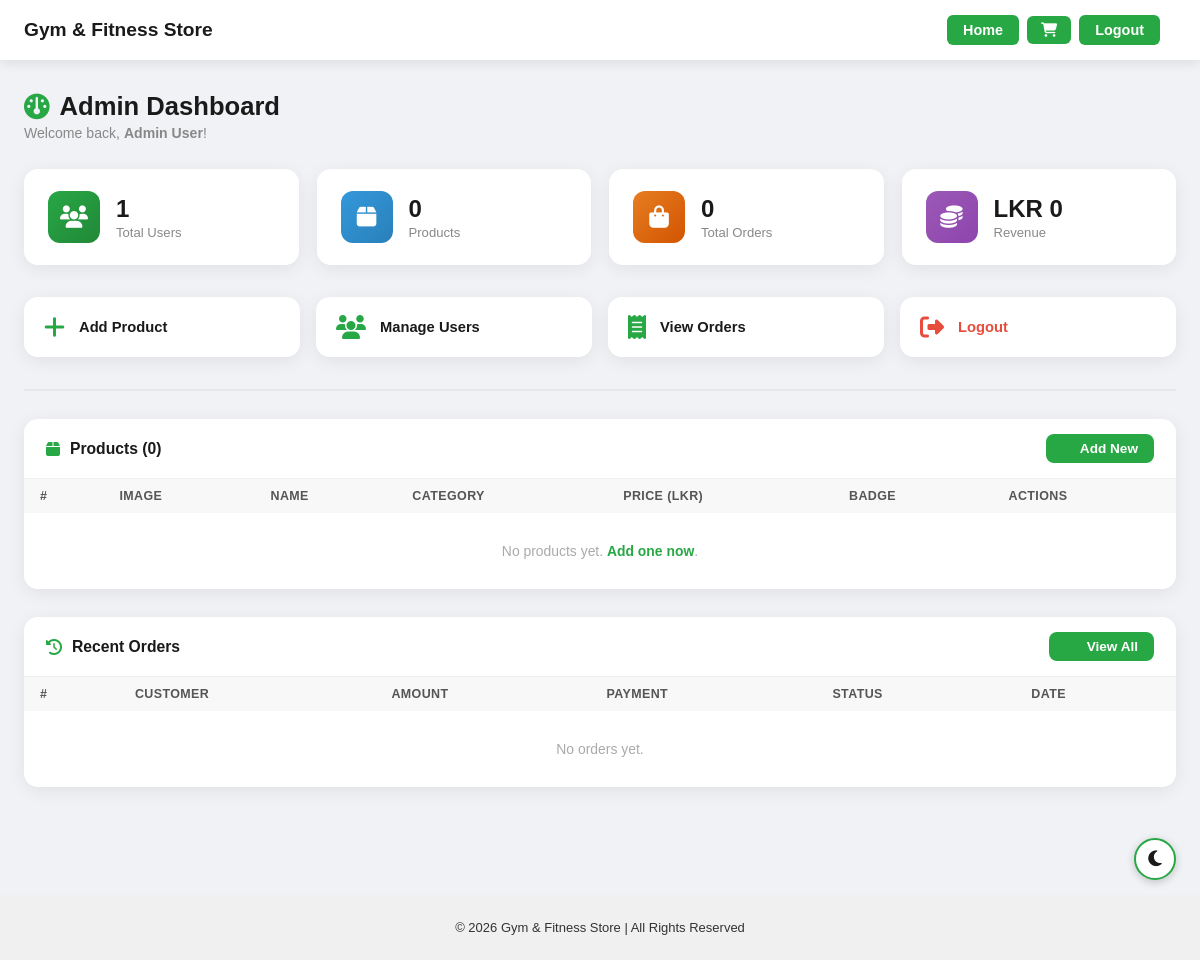
The page /admin/dashboard.php (signed in) on the database as committed earlier.
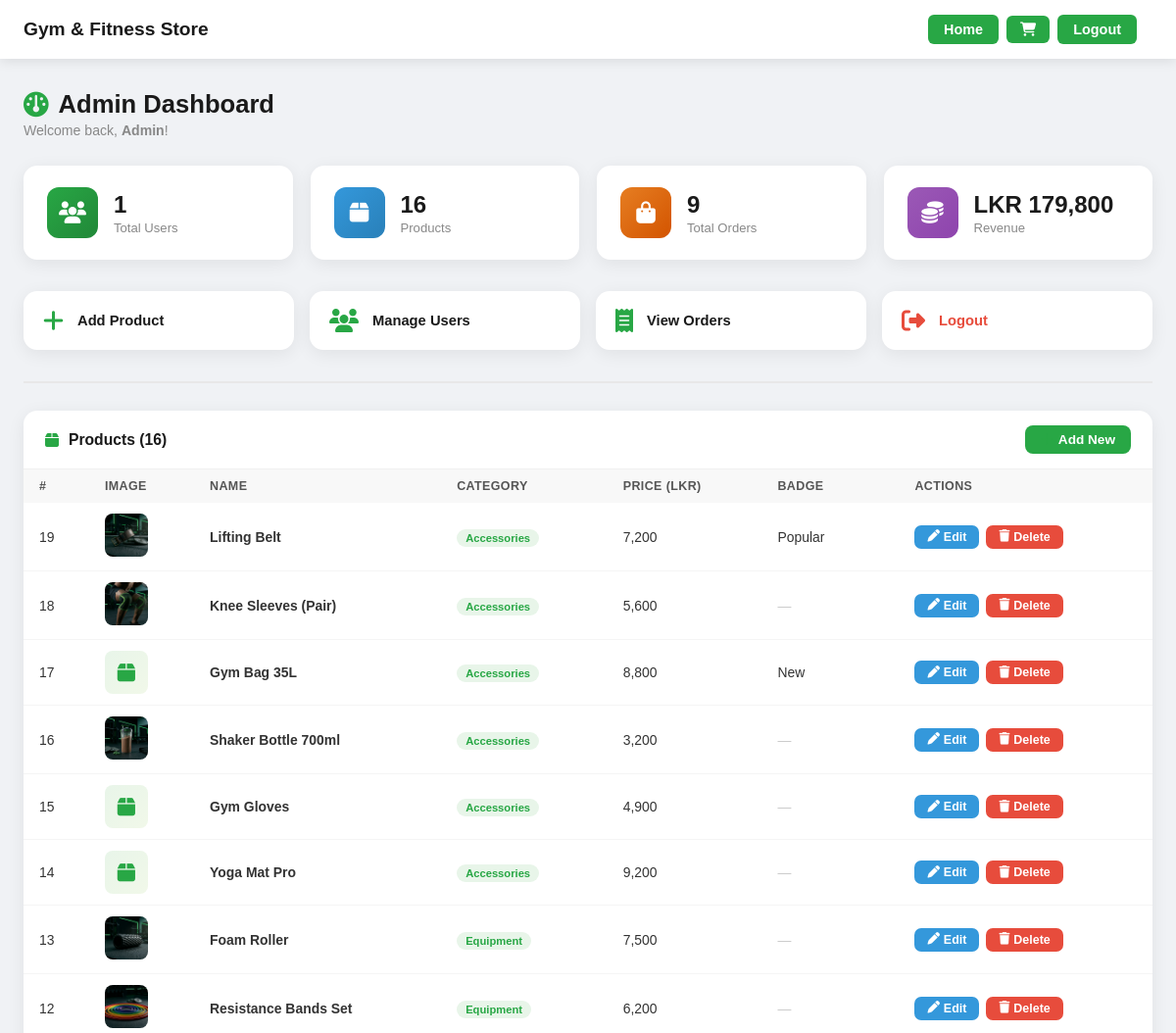
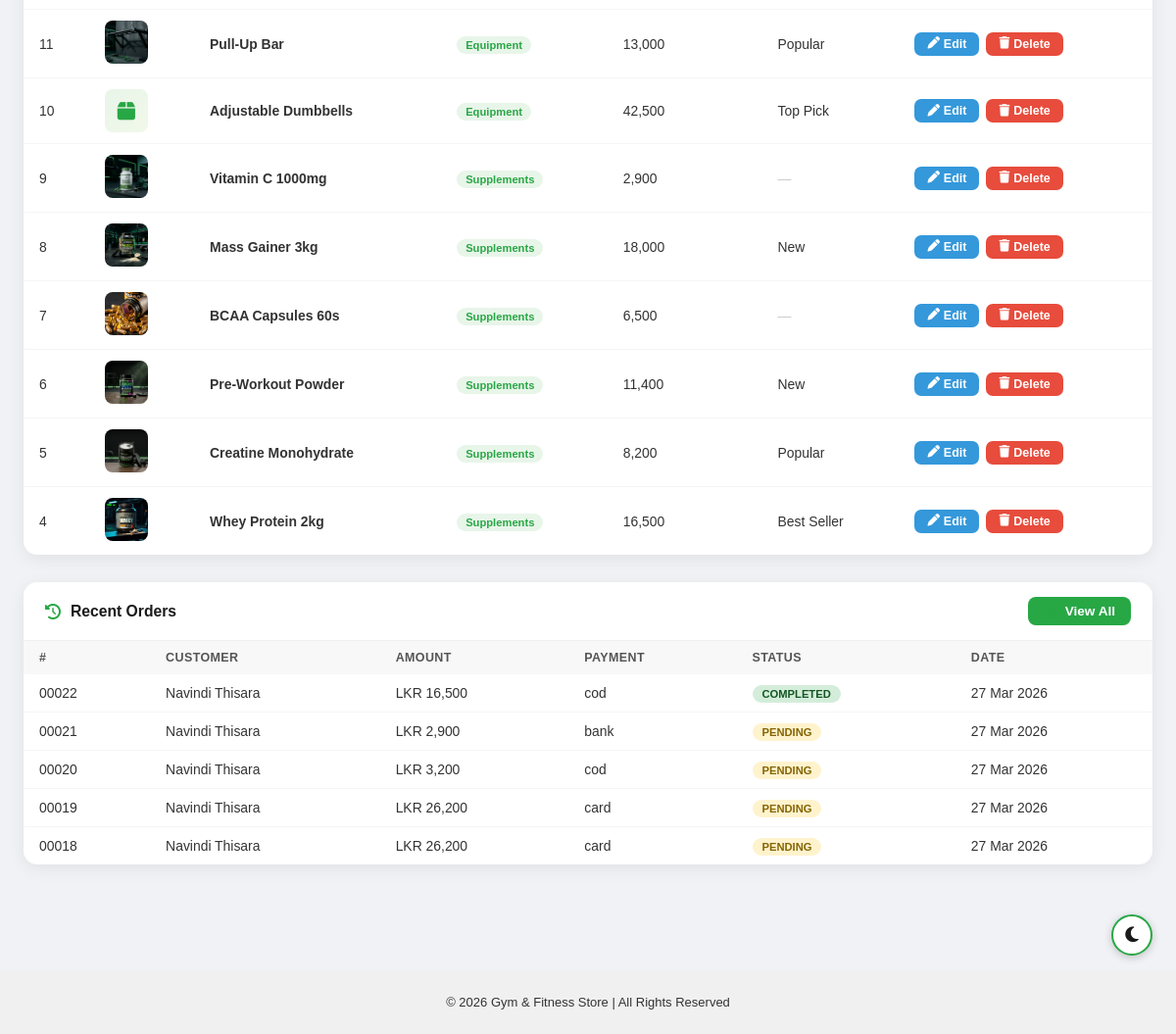
The same page on the database as committed later (2 pictures, top to bottom).
### tables this page shows
CREATE TABLE `products` (
  `id` int(11) NOT NULL,
  `name` varchar(100) NOT NULL,
  `category` enum('Supplements','Equipment','Accessories') NOT NULL,
  `brand` varchar(50) DEFAULT NULL,
  `price` decimal(10,2) NOT NULL,
  `quantity` int(11) NOT NULL DEFAULT 0,
  `description` text DEFAULT NULL,
  `image` varchar(255) DEFAULT NULL,
  `badge` varchar(50) DEFAULT '',
  `icon` varchar(50) DEFAULT ''
);

CREATE TABLE `orders` (
  `id` int(11) NOT NULL,
  `user_id` int(11) NOT NULL,
  `quantity` int(11) NOT NULL,
  `status` varchar(50) NOT NULL DEFAULT 'Paid',
  `created_at` timestamp NOT NULL DEFAULT current_timestamp(),
  `full_name` varchar(255) NOT NULL,
  `email` varchar(255) NOT NULL,
  `address` text NOT NULL,
  `phone` varchar(20) NOT NULL,
  `city` varchar(100) NOT NULL,
  `postal` varchar(20) NOT NULL,
  `payment_method` varchar(50) NOT NULL DEFAULT 'COD',
  `total_amount` decimal(10,2) NOT NULL DEFAULT 0.00
);

CREATE TABLE `users` (
  `id` int(11) NOT NULL,
  `name` varchar(100) NOT NULL,
  `email` varchar(100) NOT NULL,
  `password` varchar(255) NOT NULL,
  `role` enum('user','admin') DEFAULT 'user'
);

### admin/dashboard.php (the view, shortened to what the changed rows need)
<?php
include("../config/db.php");
$totalProducts = $conn->query("SELECT COUNT(*) as c FROM products")->fetch_assoc()['c'];
$totalOrders   = $conn->query("SELECT COUNT(*) as c FROM orders")->fetch_assoc()['c'] ?? 0;
$totalRevenue  = $conn->query("SELECT SUM(total_amount) as s FROM orders")->fetch_assoc()['s'] ?? 0;
$recentOrders  = $conn->query("SELECT o.*, u.name as uname FROM orders o JOIN users u ON o.user_id=u.id ORDER BY o.created_at DESC LIMIT 5");
$products      = $conn->query("SELECT * FROM products ORDER BY id DESC");
?>
<!DOCTYPE html>
<html lang="en">
<head>
<link rel="stylesheet" href="../assets/style.css">
<link rel="stylesheet" href="https://cdnjs.cloudflare.com/ajax/libs/font-awesome/6.5.1/css/all.min.css">
</head>
<body class="light-mode">
<div class="page-outer">
<div class="admin-wrap">
    <h2 class="page-title"><i class="fa-solid fa-gauge"></i> Admin Dashboard</h2>
    <p class="page-sub">Welcome back, <strong><?= htmlspecialchars($_SESSION['user']['name']) ?></strong>!</p>
    <div class="stats-grid">
        <div class="stat-card" style="animation-delay:0.07s">
            <div class="stat-info"><h3><?= $totalProducts ?></h3><p>Products</p></div>
        </div>
        <div class="stat-card" style="animation-delay:0.14s">
            <div class="stat-info"><h3><?= $totalOrders ?></h3><p>Total Orders</p></div>
        </div>
        <div class="stat-card" style="animation-delay:0.21s">
            <div class="stat-info"><h3>LKR <?= number_format((float)$totalRevenue, 0) ?></h3><p>Revenue</p></div>
        </div>
    </div>
    <div class="section-card">
        <div class="section-card-header">
            <div class="section-card-header-left">
                <i class="fa-solid fa-box"></i>
                <h3>Products (<?= $totalProducts ?>)</h3>
            </div>
        </div>
        <table>
            <thead>
                <tr>
                    <th>#</th>
                    <th>Image</th>
                    <th>Name</th>
                    <th>Category</th>
                    <th>Price (LKR)</th>
                    <th>Badge</th>
                    <th>Actions</th>
                </tr>
            </thead>
            <tbody>
            <?php if($products && $products->num_rows > 0):
                while($p = $products->fetch_assoc()):
                    $hasImg = !empty($p['image']) && file_exists("../assets/images/".$p['image']);
            ?>
            <tr>
                <td><?= $p['id'] ?></td>
                <td>
                    <?php if($hasImg): ?>
                        <img src="../assets/images/<?= htmlspecialchars($p['image']) ?>" class="prod-thumb" alt="">
                    <?php else: ?>
                        <div class="prod-icon"><i class="fa-solid fa-box"></i></div>
                    <?php endif; ?>
                </td>
                <td><strong><?= htmlspecialchars($p['name']) ?></strong></td>
                <td><span class="cat-badge"><?= htmlspecialchars($p['category'] ?? 'Other') ?></span></td>
                <td><?= number_format((float)$p['price'], 0) ?></td>
                <td><?= !empty($p['badge']) ? htmlspecialchars($p['badge']) : '<span style="color:#ccc;">—</span>' ?></td>
                <td>
                    <div class="action-btns">
                        <a href="edit_product.php?id=<?= $p['id'] ?>" class="btn-edit">
                            <i class="fa-solid fa-pen"></i> Edit
                        </a>
                        <a href="delete_product.php?id=<?= $p['id'] ?>" class="btn-delete"
                           onclick="return confirm('Delete <?= htmlspecialchars(addslashes($p['name'])) ?>?')">
                            <i class="fa-solid fa-trash"></i> Delete
                        </a>
                    </div>
                </td>
            </tr>
            <?php endwhile; else: ?>
                <tr><td colspan="7" style="text-align:center;color:#aaa;padding:30px;">No products yet. <a href="add_product.php" style="color:#28a745;font-weight:600;">Add one now</a>.</td></tr>
            <?php endif; ?>
            </tbody>
        </table>
    </div>
    <div class="section-card">
        <table>
            <thead>
                <tr><th>#</th><th>Customer</th><th>Amount</th><th>Payment</th><th>Status</th><th>Date</th></tr>
            </thead>
            <tbody>
            <?php if($recentOrders && $recentOrders->num_rows > 0):
                while($o = $recentOrders->fetch_assoc()): ?>
                <tr>
                    <td><?= str_pad($o['id'], 5, '0', STR_PAD_LEFT) ?></td>
                    <td><?= htmlspecialchars($o['uname']) ?></td>
                    <td>LKR <?= number_format($o['total_amount'], 0) ?></td>
                    <td><?= htmlspecialchars($o['payment_method']) ?></td>
                    <td><span class="status-badge <?= strtolower($o['status']) ?>"><?= $o['status'] ?></span></td>
                    <td><?= date('d M Y', strtotime($o['created_at'])) ?></td>
                </tr>
            <?php endwhile; else: ?>
                <tr><td colspan="6" style="text-align:center;color:#aaa;padding:30px;">No orders yet.</td></tr>
            <?php endif; ?>
            </tbody>
        </table>
    </div>
</div>
</div>
</body>
</html>

Rows that differ between the two databases and show on the page:
added products: id "19", image (picture), name "Lifting Belt", category "Accessories", price "7,200", badge "Popular"
added products: id "18", image (picture), name "Knee Sleeves (Pair)", category "Accessories", price "5,600"
added products: id "17", image "gymbag.png" (drawn), name "Gym Bag 35L", category "Accessories", price "8,800", badge "New"
added products: id "16", image (picture), name "Shaker Bottle 700ml", category "Accessories", price "3,200"
added products: id "15", image "gloves.png" (drawn), name "Gym Gloves", category "Accessories", price "4,900"
added products: id "14", image "yogamat.png" (drawn), name "Yoga Mat Pro", category "Accessories", price "9,200"
added products: id "13", image (picture), name "Foam Roller", category "Equipment", price "7,500"
added products: id "12", image (picture), name "Resistance Bands Set", category "Equipment", price "6,200"
added products: id "11", image (picture), name "Pull-Up Bar", category "Equipment", price "13,000", badge "Popular"
added products: id "10", image "dumbbells.png" (drawn), name "Adjustable Dumbbells", category "Equipment", price "42,500", badge "Top Pick"
added products: id "9", image (picture), name "Vitamin C 1000mg", category "Supplements", price "2,900"
added products: id "8", image (picture), name "Mass Gainer 3kg", category "Supplements", price "18,000", badge "New"
added products: id "7", image (picture), name "BCAA Capsules 60s", category "Supplements", price "6,500"
added products: id "6", image (picture), name "Pre-Workout Powder", category "Supplements", price "11,400", badge "New"
added products: id "5", image (picture), name "Creatine Monohydrate", category "Supplements", price "8,200", badge "Popular"
added products: id "4", image (picture), name "Whey Protein 2kg", category "Supplements", price "16,500", badge "Best Seller"
added orders: id "00022", user.name "Navindi Thisara", total_amount "16,500", payment_method "cod", status "COMPLETED", created_at "27 Mar 2026"
added orders: id "00021", user.name "Navindi Thisara", total_amount "2,900", payment_method "bank", status "PENDING", created_at "27 Mar 2026"
added orders: id "00020", user.name "Navindi Thisara", total_amount "3,200", payment_method "cod", status "PENDING", created_at "27 Mar 2026"
added orders: id "00019", user.name "Navindi Thisara", total_amount "26,200", payment_method "card", status "PENDING", created_at "27 Mar 2026"
added orders: id "00018", user.name "Navindi Thisara", total_amount "26,200", payment_method "card", status "PENDING", created_at "27 Mar 2026"
Other text that changed with them:
$_SESSION['user']['name']: "Admin User" → "Admin"
$totalProducts: "0" → "16"
$totalOrders: "0" → "9"
$totalRevenue: "0" → "179,800"
text no longer shown: "No products yet. Add one now . No orders yet."
